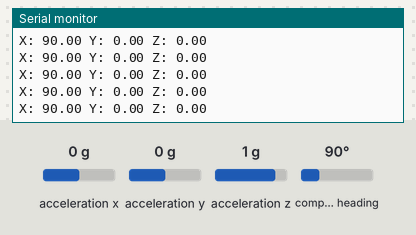
The sketch below on a simulated Arduino Uno, built with avr-gcc and run on an emulated ATmega328P. On the bench: the last lines printed to the serial monitor. Inputs (shaded band) come from the test bench; at power-on: acceleration x 0 g, acceleration y 0 g, acceleration z 1 g, compass heading 90°.

Above: at 2.2 s.
2.3 s: acceleration x set to -1.4 g
At 2.35 s:
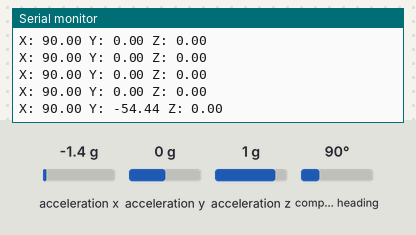
3.8 s: acceleration y set to -1.4 g
At 3.89 s:
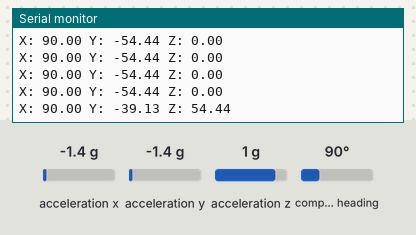
5.3 s: acceleration z set to -1.4 g
At 5.34 s:
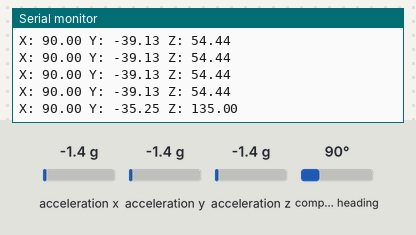
6.8 s: compass heading set to 7°
At 6.88 s:
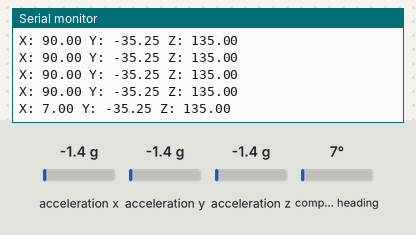
Timing chart, 0 to 9.3 s (numbered marks = the images above; inputs shaded):
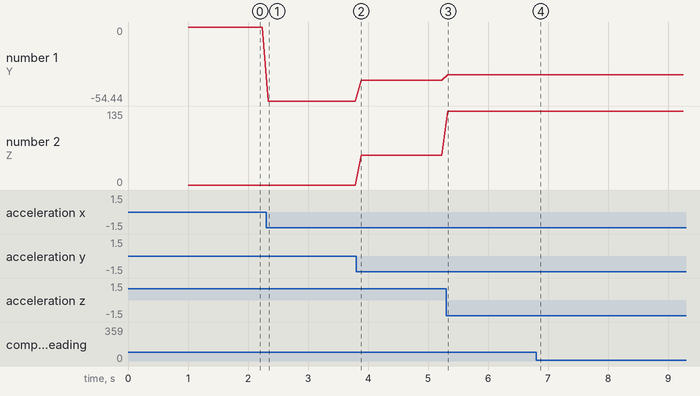

The sketch:

IMU_Testing.ino
```cpp
#include <Wire.h>
#include <Adafruit_Sensor.h>
#include <Adafruit_BNO055.h>
#include <utility/imumaths.h>

//Testing so leon can see

Adafruit_BNO055 bno = Adafruit_BNO055(55);

void setup(void)
{
  Serial.begin(115200);
  Serial.println("Orientation Sensor Test"); Serial.println("");

  Wire.begin();
  Wire.setClock(400000);

  /* Initialise the sensor */
  if(!bno.begin())
  {
    /* There was a problem detecting the BNO055 ... check your connections */
    Serial.print("Ooops, no BNO055 detected ... Check your wiring or I2C ADDR!");
    while(1){
      Serial.println("Fuckass");
    };
  }

  delay(1000);
  // AHHHHHHHHHHHHHHHHHHHHHH
  bno.setExtCrystalUse(true);
}

void loop(void)
{
  /* Get a new sensor event */
  sensors_event_t event;
  imu::Vector<3> euler = bno.getVector(Adafruit_BNO055::VECTOR_EULER);

  /* Display the floating point data */
  Serial.print("X: ");
  Serial.print(euler.x());
  Serial.print(" Y: ");
  Serial.print(euler.y());
  Serial.print(" Z: ");
  Serial.print(euler.z());
  Serial.println("");

  delay(100);
}
```

Measured:
- after the input at 2.3 s, the serial monitor: prints a new line at once (image 1)
- after the input at 3.8 s, the serial monitor: prints a new line after 0.09 s (image 2)
- after the input at 5.3 s, the serial monitor: prints a new line at once (image 3)
- after the input at 6.8 s, the serial monitor: prints a new line after 0.08 s (image 4)
- plotted number 1: 0 → -54.44 after the input at 2.3 s, -54.44 → -39.13 after the input at 3.8 s, -39.13 → -35.25 after the input at 5.3 s
- plotted number 2: 0 → 54.44 after the input at 3.8 s, 54.44 → 135 after the input at 5.3 s
